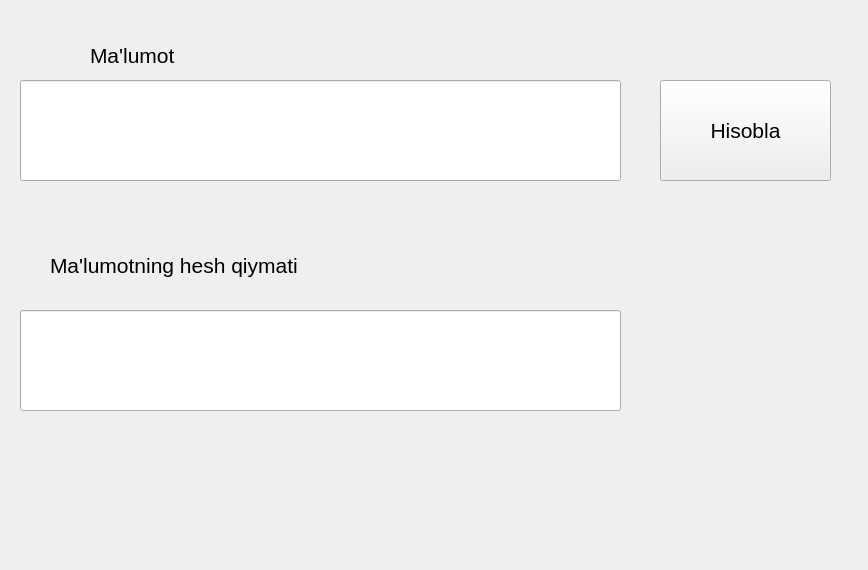
<?xml version="1.0" encoding="UTF-8"?>
<ui version="4.0">
 <class>Form</class>
 <widget class="QWidget" name="Form">
  <property name="geometry">
   <rect>
    <x>0</x>
    <y>0</y>
    <width>868</width>
    <height>570</height>
   </rect>
  </property>
  <property name="windowTitle">
   <string>Form</string>
  </property>
  <widget class="QPushButton" name="hisobla">
   <property name="geometry">
    <rect>
     <x>660</x>
     <y>80</y>
     <width>171</width>
     <height>101</height>
    </rect>
   </property>
   <property name="font">
    <font>
     <pointsize>16</pointsize>
    </font>
   </property>
   <property name="text">
    <string>Hisobla</string>
   </property>
  </widget>
  <widget class="QLineEdit" name="malumot">
   <property name="geometry">
    <rect>
     <x>20</x>
     <y>80</y>
     <width>601</width>
     <height>101</height>
    </rect>
   </property>
   <property name="font">
    <font>
     <pointsize>16</pointsize>
    </font>
   </property>
  </widget>
  <widget class="QLineEdit" name="uningheshi">
   <property name="geometry">
    <rect>
     <x>20</x>
     <y>310</y>
     <width>601</width>
     <height>101</height>
    </rect>
   </property>
   <property name="font">
    <font>
     <pointsize>16</pointsize>
    </font>
   </property>
  </widget>
  <widget class="QLabel" name="label">
   <property name="geometry">
    <rect>
     <x>90</x>
     <y>40</y>
     <width>411</width>
     <height>31</height>
    </rect>
   </property>
   <property name="font">
    <font>
     <pointsize>16</pointsize>
    </font>
   </property>
   <property name="text">
    <string>Ma'lumot</string>
   </property>
  </widget>
  <widget class="QLabel" name="label_2">
   <property name="geometry">
    <rect>
     <x>50</x>
     <y>240</y>
     <width>371</width>
     <height>51</height>
    </rect>
   </property>
   <property name="font">
    <font>
     <pointsize>16</pointsize>
    </font>
   </property>
   <property name="text">
    <string>Ma'lumotning hesh qiymati</string>
   </property>
  </widget>
 </widget>
 <resources/>
 <connections/>
</ui>
